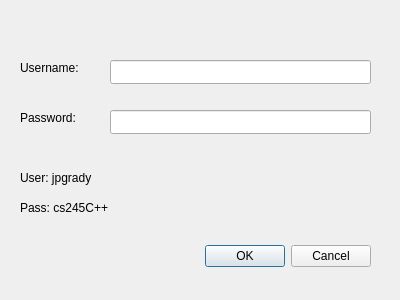
<?xml version="1.0" encoding="UTF-8"?>
<ui version="4.0">
 <class>LoginDialog</class>
 <widget class="QDialog" name="LoginDialog">
  <property name="geometry">
   <rect>
    <x>0</x>
    <y>0</y>
    <width>400</width>
    <height>300</height>
   </rect>
  </property>
  <property name="windowTitle">
   <string>Dialog</string>
  </property>
  <widget class="QDialogButtonBox" name="buttonBox">
   <property name="geometry">
    <rect>
     <x>30</x>
     <y>240</y>
     <width>341</width>
     <height>32</height>
    </rect>
   </property>
   <property name="orientation">
    <enum>Qt::Horizontal</enum>
   </property>
   <property name="standardButtons">
    <set>QDialogButtonBox::Cancel|QDialogButtonBox::Ok</set>
   </property>
  </widget>
  <widget class="QLabel" name="label">
   <property name="geometry">
    <rect>
     <x>20</x>
     <y>60</y>
     <width>61</width>
     <height>16</height>
    </rect>
   </property>
   <property name="text">
    <string>Username:</string>
   </property>
  </widget>
  <widget class="QLabel" name="label_2">
   <property name="geometry">
    <rect>
     <x>20</x>
     <y>110</y>
     <width>61</width>
     <height>16</height>
    </rect>
   </property>
   <property name="text">
    <string>Password:</string>
   </property>
  </widget>
  <widget class="QLineEdit" name="usernameBox">
   <property name="geometry">
    <rect>
     <x>110</x>
     <y>60</y>
     <width>261</width>
     <height>24</height>
    </rect>
   </property>
  </widget>
  <widget class="QLineEdit" name="passwordBox">
   <property name="geometry">
    <rect>
     <x>110</x>
     <y>110</y>
     <width>261</width>
     <height>24</height>
    </rect>
   </property>
  </widget>
  <widget class="QLabel" name="label_3">
   <property name="geometry">
    <rect>
     <x>20</x>
     <y>170</y>
     <width>91</width>
     <height>16</height>
    </rect>
   </property>
   <property name="text">
    <string>User: jpgrady</string>
   </property>
  </widget>
  <widget class="QLabel" name="label_4">
   <property name="geometry">
    <rect>
     <x>20</x>
     <y>200</y>
     <width>91</width>
     <height>16</height>
    </rect>
   </property>
   <property name="text">
    <string>Pass: cs245C++</string>
   </property>
  </widget>
 </widget>
 <resources/>
 <connections>
  <connection>
   <sender>buttonBox</sender>
   <signal>accepted()</signal>
   <receiver>LoginDialog</receiver>
   <slot>accept()</slot>
   <hints>
    <hint type="sourcelabel">
     <x>248</x>
     <y>254</y>
    </hint>
    <hint type="destinationlabel">
     <x>157</x>
     <y>274</y>
    </hint>
   </hints>
  </connection>
  <connection>
   <sender>buttonBox</sender>
   <signal>rejected()</signal>
   <receiver>LoginDialog</receiver>
   <slot>reject()</slot>
   <hints>
    <hint type="sourcelabel">
     <x>316</x>
     <y>260</y>
    </hint>
    <hint type="destinationlabel">
     <x>286</x>
     <y>274</y>
    </hint>
   </hints>
  </connection>
 </connections>
</ui>
